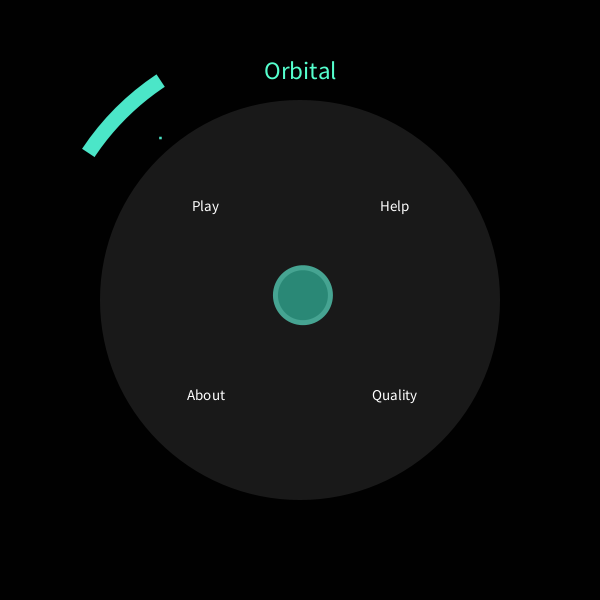
Frame 1 (no input)
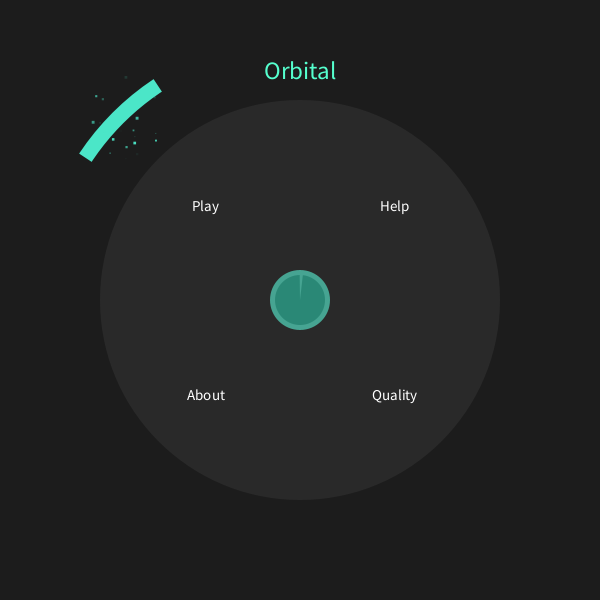
Frame 60 (the mouse pressed at the canvas centre just before this capture)
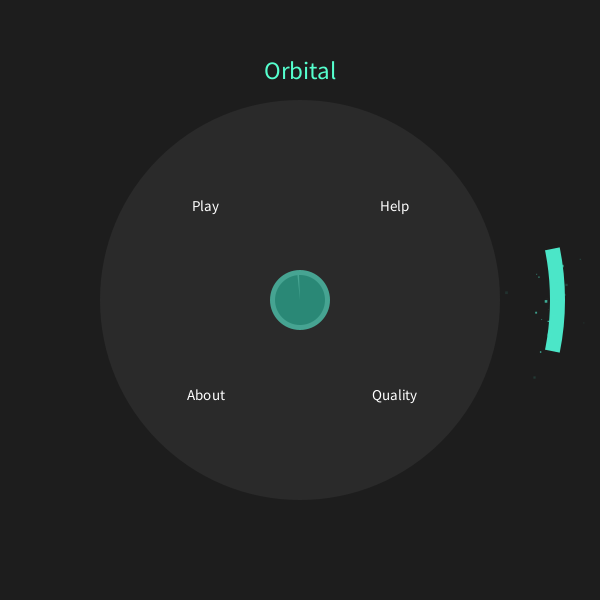
Frame 120 (the mouse held since frame 60 and released just before this capture)

The Processing sketch that drew these frames (run headless with seeded random() and noise(); from frame 60 on, the mouse is pressed at the canvas centre):

// Processing sketch: orbital
// ── orbital.pde
//AUTHOR: William Ye
//TITLE: Orbital
//DESC: Don't let the balls out

int sw = 600;
int sh = 600; 
Hub hub;
Paddle player;
Color bCol; //background color
ArrayList<Ball> balls;
ArrayList<Particle> particles;
float spawnTimer; 
float spawnDelay; //spawns balls
int quality;
float particleDelay;
Camera camera;
String screen;
ArrayList<Button> menuButtons;
ArrayList<Button> qualityButtons;
float mouseAngle;
Button backButton;
ArrayList<Button> gameOverButtons;
ArrayList<FloatingText> floatingText;
float health;
HealthBar healthBar;
int score;
float accelTimer; //increases speed
float ballConstant;
String version = "v1.4";

void setup() { 
  size(600, 600);
  reset();
  particleDelay = 2; //3 is low, 2 is medium, 1 is high
  screen = "menu";
  
  noStroke();
  textAlign(CENTER, CENTER);
  rectMode(CENTER);
  
  particles = new ArrayList<Particle>();
  floatingText = new ArrayList<FloatingText>();
  
  menuButtons = new ArrayList<Button>();
  //createButtons(menuButtons, 5); //uncomment for desktop
  createButtons(menuButtons, 4); //comment for desktop
  
  menuButtons.get(0).t = "Play";
  menuButtons.get(1).t = "Help";
  menuButtons.get(2).t = "Quality";
  menuButtons.get(3).t = "About";
  //menuButtons.get(4).t = "Quit"; //uncomment for desktop
  
  qualityButtons = new ArrayList<Button>();
  createButtons(qualityButtons, 3);
  qualityButtons.get(0).t = "Low";
  qualityButtons.get(1).t = "Medium";
  qualityButtons.get(2).t = "High";
  
  gameOverButtons = new ArrayList<Button>();
  gameOverButtons.add(new Button(PI/2 - PI/4, PI/2));
  gameOverButtons.get(0).t = "Again?";
  gameOverButtons.add(new Button(PI/2, PI/2 + PI/4));
  gameOverButtons.get(1).t = "Menu";
  
  healthBar = new HealthBar(sw/2, sh/2);
  player = new Paddle(sw/2, sh/2);
  
  camera = new Camera();
  
  bCol = new Color(0, 0, 0);
  
  backButton = new Button(PI/2 - PI/6, PI/2 + PI/6); //PI/6 is just a random measurement, it could be PI/10 or 2 or 92.345 
  backButton.t = "Back";
  
  ballConstant = 0.05;
  
}
//              which arraylist to add to?     how many buttons do i want?
void createButtons(ArrayList<Button> buttons, float numberOfButtons) {
  float sliceAngle = TWO_PI/numberOfButtons;
  for (int i = 0; i < numberOfButtons; i++) {
    buttons.add(new Button(-PI + i*sliceAngle, -PI + i*sliceAngle + sliceAngle)); //draws slices
  }
}

void addButton(float start, float stop) {
  menuButtons.add(new Button(start, stop));
}

void reset() { //stuff that resets on each game
  hub = new Hub(sw/2, sh/2);
  balls = new ArrayList<Ball>();
  spawnDelay = 100;
  spawnTimer = spawnDelay;  
  health = 1.0;
  score = 0;
  accelTimer = 300;
}

void normalizeBackground() {
  bCol.r += (30 - bCol.r)/20;
  bCol.g += (30 - bCol.g)/20;
  bCol.b += (30 - bCol.b)/20;
}

class Camera {
  float x, y, timer;
  Camera() {
    x = 0;
    y = 0;
  }
  void update() {
    if (timer >= 0) {
      timer--;
      camera.x = random(-10, 10);
      camera.y = random(-10, 10);
    } else {
      camera.x = 0;
      camera.y = 0;
    }
  }
  void shake() {
    timer = 30;
  }
}


void draw() {
  normalizeBackground(); 
  
  background(bCol.r, bCol.g, bCol.b);
  
  camera.update();
  
  mouseAngle = atan2(mouseY - sh/2, mouseX - sw/2);
    
  //update and draw all the stuffs
  player.update(mouseAngle);
  player.draw(bCol.r, bCol.g, bCol.b);
  
  
  for (int i = balls.size() - 1; i >= 0; i--) {
    Ball b = balls.get(i);
    b.update();
    b.draw();

    if (b.x > sw + b.radius/2 || b.x < -b.radius/2 || b.y > sh + b.radius/2 || b.y < -b.radius/2) { //OH NO YOU DUN GOOFED
      balls.remove(i);
      loseHealth();
    }
    
    if (checkCollision(b)) {
      if (screen.equals("play")) {
        balls.remove(i);
        addExplosion(b.x, b.y);
        addFloatingText(b.x, b.y, 30, "+100", 0, 255, 0);
        score += 100;
      }
    }

  }

  for (int i = particles.size() - 1; i >= 0; i--) { //draw particles
    Particle p = particles.get(i);
    p.update();
    p.draw();
    
    if (p.col.o <= 0) {
      particles.remove(i);
    }
  }
  
  
  if (screen.equals("play")) hub.update();
  hub.draw();  
  healthBar.update();
  healthBar.draw();
  
  if (screen.equals("play")) {
    spawnBalls();
  }
  
  for (int i = floatingText.size()-1; i >= 0; i--) {
    FloatingText f = floatingText.get(i);
    f.update();
    f.draw();
    if (f.col.o <= 0) {
      floatingText.remove(i);
    }
  }
  
  drawScreens();  
}

void spawnBalls() {
  spawnTimer--;
  if (spawnTimer <= 0) {
    spawnTimer = spawnDelay;
    addBall();
  }
  accelTimer--;
  if (accelTimer <= 0) {
    accelTimer = 300;
    spawnDelay -= spawnDelay/10; //makes the spawning of the ball faster
  }
}

boolean checkCollision(Ball b) {
  if (dist(b.x, b.y, sw/2, sh/2) >= player.distance/2 - b.radius/2 && dist(b.x, b.y, sw/2, sh/2) <= player.distance/2 + 10) { 
    //this detects the majority of ball directions
    if ((b.direction > player.location - player.size/2 - ballConstant && b.direction < player.location + player.size/2 + ballConstant)) {
      return true;
    }    
    //however, some errors occur when the paddle is hovering over the part where -PI switches to PI and vice versa
    if (player.location < -PI + player.size/2) {
                          //absolute value because it's in the very negative spectrum
      if (b.direction > PI - (abs(player.location -  player.size/2) + PI)) {
        return true;
      }
    }
    if (player.location > PI - player.size/2) {
      if (b.direction < -PI + (player.location + player.size/2 - PI)) {
        return true;
      }
    }
  }
  return false;
}

void loseHealth() {
  health -= 0.34;
  if (health > 0) {
    bCol.r = 200;
    bCol.g = 10;
    bCol.b = 10;
    camera.shake();
    healthBar.col.r = 100;
    healthBar.col.g = 0;
    healthBar.col.b = 0;
    if (health < 0.5 && health > 0) {
      addFloatingText(sw/2, sh/2, 40, "Warning! Low health!", 255, 0, 0);
    } else {
      addFloatingText(sw/2, sh/2, 40, "Don't let the balls out!", 255, 0, 0);
    }
  } else {
    if (screen.equals("play")) {
      camera.shake();
      addFloatingText(sw/2, sh/2, 40, "All health lost!", 255, 0, 0);
      gameOver();
    }
    
  }
}

void gameOver() {
  screen = "gameover";
  //bigass explosion
  for (int i = 0; i < 50; i++) {
    float x = random(sw);
    float y = random(sh);
    addBigExplosion(x, y);
  }
}

void drawScreens() {
  if (screen.equals("menu")) {
    titleText("Orbital");
    for (Button b : menuButtons) {
      b.update();
      b.draw();
    }
  } else if (screen.equals("quality")) {
    titleText("Quality");
    for (Button b : qualityButtons) {
       b.update();
       b.draw();
    }
  } else if (screen.equals("help")) {
    titleText("Help");
    backButton.update();
    backButton.draw();
    subText("Use your mouse to stop the balls");
  } else if (screen.equals("about")) {
    titleText("About");
    backButton.update();
    backButton.draw();
    subText("Developed by William Ye, 10/19 - 10/22/14 \n " + version);
  } else if (screen.equals("gameover")) {
    fill(0, 0, 0, 150);
    rect(sw/2, sh/2, sw, sh);
    titleText("Game Over");
    subText("Score: " + str(score));
    for (Button b : gameOverButtons) {
      b.update();
      b.draw();
    }
  }
}

void subText(String title) {
  fill(255, 255, 255);
  textSize(17); //text sizes, position, and color are hardcoded, tweaked until they look nice
  text(title, sw/2, sh/2 - 100);
}

void titleText(String title) {
 fill(85, 255, 206);
 textSize(25);
 text(title, sw/2, 70);
}

void addFloatingText(float x, float y, float size, String t, float r, float g, float b) {
  floatingText.add(new FloatingText(x, y, size, t, r, g, b));
}

class FloatingText {
  float x, y, size;
  String t;
  Color col;
  
  FloatingText(float x, float y, float size, String t, float r, float g, float b) {
    this.x = x;
    this.y = y;
    this.size = size;
    this.t = t;
    col = new Color(r, g, b);
  }
  
  void update() {
    col.o -= 3;
    y -= 1.5;
  }
  
  void draw() {
    fill(col.r, col.g, col.b, col.o);
    textSize(size);
    text(t, x, y);
  }
}

class Button {
  float x, y;
  Color col;
  float start, stop;
  float distance;
  String t;
  float angle;
  
  Button(float start, float stop) {
    x = sw/2;
    y = sh/2;
    col = new Color(60, 60, 60, 100);
    this.start = start;
    this.stop = stop;
    angle = (start+stop)/2;
    distance = 400;
  }
  
  void draw() {
    fill(col.r, col.g, col.b, col.o);
    arc(x, y, distance, distance, start, stop);
    
    //draw text
    fill(255, 255, 255);
    textSize(15);
    text(t, x + cos(angle)*distance/3, y + sin(angle)*distance/3);
  }
  
  void update() {
    
    if (selected()) {
      col.o = 200;
    }
    col.o += (100 - col.o)/5; //reverts back to 100
  }
  
  boolean selected() {
    if (mouseAngle > start && mouseAngle < stop && dist(x, y, mouseX, mouseY) < distance/2) { //if the mouse angle is within the button angle
      return true;
    } else {
      return false;
    }
  }
  
}

void addExplosion(float x, float y) {
  for (int i = 0; i < (3-particleDelay) * 20 + 20; i++) {
    addParticle(x, y, random(10), random(1.5), 255, 50, 50);
  }
  for (int i = 0; i < (3-particleDelay) * 20 + 20; i++) {
    addParticle(x, y, random(10), random(1.5), 255, 255, 0);
  }
  for (int i = 0; i < (3-particleDelay) * 20 + 20; i++) {
    addParticle(x, y, random(10), random(1.5), 255, 100, 0);
  }
  bCol.r = 60;
  bCol.g = 60;
  bCol.b = 60;
}

void addBigExplosion(float x, float y) {
  for (int i = 0; i < (3-particleDelay) * 20 + 20; i++) {
    addParticle(x, y, random(50), random(10), 255, 50, 50);
  }
  for (int i = 0; i < (3-particleDelay) * 20 + 20; i++) {
    addParticle(x, y, random(50), random(10), 255, 255, 0);
  }
  for (int i = 0; i < (3-particleDelay) * 20 + 20; i++) {
    addParticle(x, y, random(50), random(10), 255, 100, 0);
  }
  bCol.r = 60;
  bCol.g = 60;
  bCol.b = 60;
}

void addBall() {
  balls.add(new Ball(sw/2, sh/2));
  hub.radius = 80;
}

class Ball {
  float x, y, radius;
  float sx, sy;
  float direction;
  float particleTimer; //spawns particles
  
  Ball(float x, float y) {
    this.x = x;
    this.y = y;
    radius = 20;
    direction = random(-PI, PI);
    sx = cos(direction) * 2;
    sy = sin(direction) * 2;
    particleTimer = 20;
  }
  
  void update() {
    particleTimer--;
    if (particleTimer <= 0) {
      particleTimer = particleDelay;
      addParticle(random(x-5, x+5), random(y-5, y+5), 10, random(0.5), 255, 255, 255);
    }
    
    x += sx;
    y += sy;
  }
  
  void draw() {
    fill(255, 255, 255);
    ellipse(x + camera.x, y + camera.y, radius, radius);
  }
}

void addParticle(float x, float y, float w, float speed, float r, float g, float b) {
  particles.add(new Particle(x, y, w, speed, r, g, b));
}

void addParticle(float x, float y, float w, float speed, float direction, float r, float g, float b) {
  particles.add(new Particle(x, y, w, speed, direction, r, g, b));
}

class Particle {
  float x, y, w;
  float speed;
  float sx, sy;
  Color col;
  float angle;
  
  Particle(float x, float y, float w, float speed, float r, float g, float b) {
    this.x = x;
    this.y = y;
    this.w = w;
    this.speed = speed;
    angle = random(0, TWO_PI);
    sx = cos(angle)*speed;
    sy = sin(angle)*speed;
    col = new Color(r, g, b);
  }
  
  Particle(float x, float y, float w, float speed, float direction, float r, float g, float b) {
    this.x = x;
    this.y = y;
    this.w = w;
    this.speed = speed;
    angle = direction;
    sx = cos(angle)*speed;
    sy = sin(angle)*speed;
    col = new Color(r, g, b);
  }
  
  void update() {
    x += sx; //move around
    y += sy;
    col.o -= 5; //fade away
  }
  
  void draw() {
    fill(col.r, col.g, col.b, col.o);
    rect(x + camera.x, y + camera.y, w, w);
  }
}

void mouseReleased() { //mainly used for clicking menu buttons
  if (screen.equals("menu")) {
    for (Button b : menuButtons) {
      if (b.selected()) { //if it is selected and the mouse is clicked
        if (b.t.equals("Play")) {
          screen = "play";
          reset();
          blackFlash();
        } else if (b.t.equals("Quality")) {
          screen = "quality";
          blackFlash();
        } else if (b.t.equals("Quit")) {
          exit();
        } else if (b.t.equals("About")) {
          screen = "about";
          blackFlash();
        } else if (b.t.equals("Help")) {
          screen = "help";
          blackFlash();
        }
      }
    }
  } else if (screen.equals("quality")) {
    for (Button b : qualityButtons) {
      if (b.selected()) {
        if (b.t.equals("Low")) {
          particleDelay = 3; //less particles
        }
        if (b.t.equals("Medium")) {
          particleDelay = 2; //normal particles
        }
        if (b.t.equals("High")) {
          particleDelay = 1; //more particles
        }
        screen = "menu"; //goes back to menu
        blackFlash();
      }
    }
  } else if (screen.equals("help") || screen.equals("about")) {
    if (backButton.selected()) {
      screen = "menu";
      blackFlash();
    }
  } else if (screen.equals("gameover")) {
    for (Button b : gameOverButtons) {
      if (b.selected()) {
        if (b.t.equals("Again?")) {
          screen = "play";
          reset();
          blackFlash();
        }
        if (b.t.equals("Menu")) {
          screen = "menu";
          blackFlash();
        }
      }
    }
  }

}

void blackFlash() {
  bCol.r = 0;
  bCol.g = 0;
  bCol.b = 0;
}  

class Color {
  float r, g, b, o;
  
  Color(float r, float g, float b) {
    this.r = r;
    this.g = g;
    this.b = b;
    this.o = 255;
  }
  
  Color(float r, float g, float b, float o) {
    this.r = r;
    this.g = g;
    this.b = b;
    this.o = o;
  }
}


class Paddle {
  float x, y, size, distance, thickness, location;
  Color col;
  float particleTimer;
  
  Paddle(float x, float y) {
    this.x = x;
    this.y = y;
    size = 0.4;
    col = new Color(75, 230, 200);
    distance = 500;
    thickness = 30;
    particleTimer = 0;
  }
  
  void update(float angle) {
    location = angle;
    particleTimer--;
    if (particleTimer <= 0) {
      addParticle(x + cos(location + random(-0.2, 0.2))*distance/2, y + sin(location + random(-0.2, 0.2))*distance/2, random(3), random(1), 75, 230, 200);
      particleTimer = particleDelay;
    }
  }
  void draw(float br, float bg, float bb) { //background red, background green, background blue
    fill(col.r, col.g, col.b, col.o);
    arc(x + camera.x, y + camera.y, distance + thickness, distance + thickness, location - size/2, size/2 + location);
    fill(br, bg, bb);//cuts middle section away for ring
    arc(x + camera.x, y + camera.y, distance, distance, location - size/2 - 1, size/2 + location + 1);
  }
}

class HealthBar {
  float x, y;
  Color col;
  float start, stop;
  float offsetStartA, offsetStopA; //a stands for actual
  float offsetStartV, offsetStopV; //v stands for visual
  float offsetTimer;
  
  HealthBar(float x, float y) {
    this.x = x;
    this.y = y;
    col = new Color(30, 185, 155);
  }
  
  void update() {
    col.r += (30 - col.r)/20;
    col.g += (185 - col.g)/20;
    col.b += (155 - col.b)/20;
    
    //finds the start and stop value based on health
    // offsetStartV and offsetStopV values gives the shifty effect
    start = -PI * health + PI/2 + offsetStartV; 
    stop = PI * health + PI/2 + offsetStopV; 
    
    offsetTimer--;
    if (offsetTimer <= 0) { //every 30 ticks, shift
      offsetTimer = 30;
      offsetStartA = random(-0.2, 0.2);
      offsetStopA = random(-0.2, 0.2);
    }
    
    offsetStartV += (offsetStartA - offsetStartV)/20; //this makes it look smooth. The visual offset is gradually moved towards the actual offset
    offsetStopV += (offsetStopA - offsetStopV)/20;
  }
  
  void draw() {
    fill(col.r, col.g, col.b, col.o);                                
    arc(x + camera.x, y + camera.y, hub.radius - 10, hub.radius-10, start, stop); // changes width with health, adds a shift (PI/2) to rotate right, randomly shifts around a bit to give a weird look
  }
}

class Hub {
  float x, y, radius;
  Color col;
  float particleTimer;
  float fireSize;
  
  Hub(float x, float y) {
    this.x = x;
    this.y = y;
    radius = 60;
    col = new Color(75, 230, 200);
    particleTimer = 2;
    fireSize = 0;
  }
  
  void update() {
    
    //makes fire bigger
    fireSize += (30 - fireSize)/1500;
    
    //add fire
    particleTimer--;
    if (particleTimer <= 0) {
      particleTimer = particleDelay;
      addParticle(random(x-radius/2, x+radius/2), random(y-radius/2, y+radius/2), random(fireSize), 5, -PI/2, random(50, 100), random(205, 255), random(175, 225));
    }
    //makes the radius return to 60
    radius += (60 - radius)/10;
  }
  
  void draw() {
    fill(col.r, col.g, col.b, col.o);
    ellipse(x + camera.x, y + camera.y, radius, radius);
  }
}
